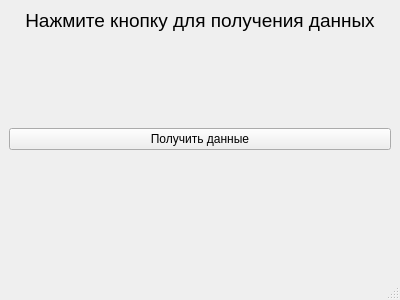
<?xml version="1.0" encoding="UTF-8"?>
<ui version="4.0">
 <class>MainWindow</class>
 <widget class="QMainWindow" name="MainWindow">
  <property name="geometry">
   <rect>
    <x>0</x>
    <y>0</y>
    <width>400</width>
    <height>300</height>
   </rect>
  </property>
  <widget class="QWidget" name="centralwidget">
   <layout class="QVBoxLayout" name="verticalLayout">
    <item>
     <widget class="QLabel" name="label">
      <property name="font">
       <font>
        <pointsize>14</pointsize>
       </font>
      </property>
      <property name="text">
       <string>Нажмите кнопку для получения данных</string>
      </property>
      <property name="alignment">
       <set>Qt::AlignHCenter|Qt::AlignTop</set>
      </property>
     </widget>
    </item>
    <item>
     <widget class="QPushButton" name="button_create_circle">
      <property name="text">
       <string>Получить данные</string>
      </property>
     </widget>
    </item>
    <item>
     <widget class="QLabel" name="label_image">
      <property name="text">
       <string/>
      </property>
      <property name="alignment">
       <set>Qt::AlignCenter</set>
      </property>
     </widget>
    </item>
   </layout>
  </widget>
  <widget class="QMenuBar" name="menubar"/>
  <widget class="QStatusBar" name="statusbar"/>
 </widget>
 <resources/>
 <connections/>
</ui>
